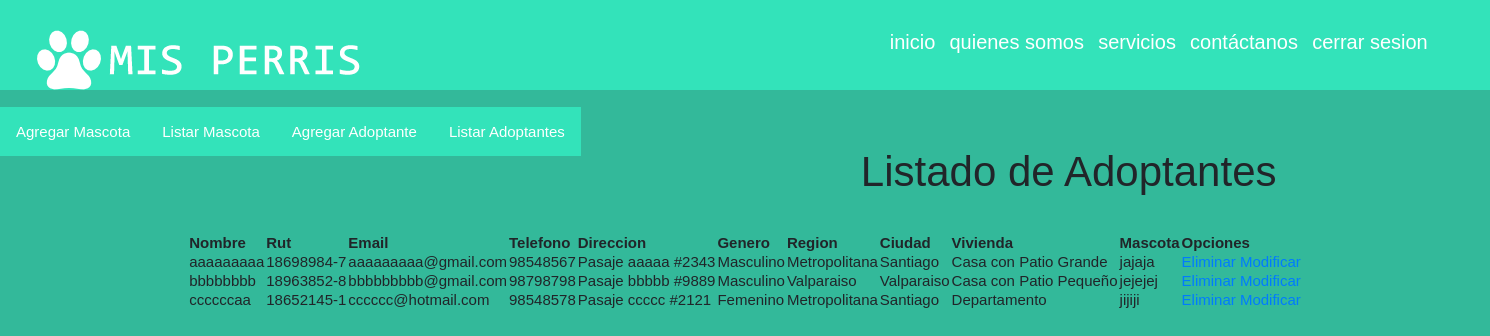
Screenshot of /listar_adoptantes/ with the database file from the repository.
### core/models.py (models this page shows, shortened)
class Adoptante(models.Model):
    nombre = models.CharField(max_length=50)
    rut = models.CharField(max_length=12)
    email = models.CharField(max_length=50)
    tel = models.IntegerField()
    direccion = models.CharField(max_length=80)
    genero = models.ForeignKey(GeneroAdoptante, on_delete=models.CASCADE)
    region = models.ForeignKey(Region, on_delete=models.CASCADE)
    ciudad = models.ForeignKey(Ciudad, on_delete=models.CASCADE)
    vivienda = models.ForeignKey(tipoVivienda, on_delete=models.CASCADE, null=True)
    mascota = models.ForeignKey(Mascota, on_delete=models.CASCADE, null=True)

class GeneroAdoptante(models.Model):
    genero = models.CharField(max_length=15)
    class Meta:
        verbose_name = "GeneroAdoptante"
        verbose_name_plural = "GenerosAdoptantes"

class Region(models.Model):
    idRegion = models.IntegerField()
    nombre = models.CharField(max_length=50)
    class Meta:
        verbose_name = "Region"
        verbose_name_plural = "Regiones"

class Ciudad(models.Model):
    idCiudad = models.IntegerField()
    nombre = models.CharField(max_length=80)
    region = models.ForeignKey(Region, on_delete=models.CASCADE)
    class Meta:
        verbose_name = "Ciudad"
        verbose_name_plural = "Ciudades"

class tipoVivienda(models.Model):
    idTipo = models.IntegerField()
    descripcion = models.CharField(max_length=30)
    class Meta:
        verbose_name = "Tipo Vivienda"
        verbose_name_plural = "Tipos Viviendas"

class Mascota(models.Model):
    nombre = models.CharField(max_length=25)
    raza = models.ForeignKey(Raza, on_delete=models.CASCADE)
    genero = models.ForeignKey(Genero, on_delete=models.CASCADE)
    imagen = models.FileField(upload_to='photo')
    estado = models.ForeignKey(Estado, on_delete=models.CASCADE)
    class Meta:
        verbose_name = "Mascota"
        verbose_name_plural = "Mascotas"

### core/views.py (the view)
# urls.py: path('listar_adoptantes/', listar_adoptantes, name='listar_adoptantes'),
def listar_adoptantes(request):
    adop = Adoptante.objects.all()
    return render(request,'core/listar_adoptantes.html',{'adop':adop})

### core/templates/core/listar_adoptantes.html (shortened to what this page needs)
{% extends 'core/menu.html' %}
{% block contenedor %}
<h2 id="titulo2menu">Listado de Adoptantes</h2>
<br>
<br>
<br>
<br>
<table align="center">
    <tr>
        <th>Nombre</th>
        <th>Rut</th>
        <th>Email</th>
        <th>Telefono</th>
        <th>Direccion</th>
        <th>Genero</th>
        <th>Region</th>
        <th>Ciudad</th>
        <th>Vivienda</th>
        <th>Mascota</th>
        <th>Opciones</th>
    </tr>
    {% for a in adop %}
    <tr>
        <td>{{ a.nombre }}</td>
        <td>{{ a.rut }}</td>
        <td>{{ a.email }}</td>
        <td>{{ a.tel }}</td>
        <td>{{ a.direccion }}</td>
        <td>{{ a.genero.genero }}</td>
        <td>{{ a.region.nombre }}</td>
        <td>{{ a.ciudad.nombre }}</td>
        <td>{{ a.vivienda.descripcion }}</td>
        <td>{{ a.mascota.nombre }}</td>
        <td>
            <a href="{% url 'eliminar_adoptante' a.id %}">Eliminar</a>
            <a href="{% url 'modificar_adoptante' a.id %}">Modificar</a>
        </td>
    </tr>
    {% endfor %}
</table>
{% endblock %}

### core/static/core/css/style.css (style rules this page uses)
body { font: 15px Arial, Helvetica, sans-serif; padding: 0; margin: 0; background-color: #33B99A; }
#titulo2menu { position: relative; left: 280px; top: 40px; font-size: 280%; }

### rows the page displays
Adoptante: nombre "aaaaaaaaa", rut "18698984-7", email "aaaaaaaaa@gmail.com", tel "98548567", direccion "Pasaje aaaaa #2343", genero.genero "Masculino", region.nombre "Metropolitana", ciudad.nombre "Santiago", vivienda.descripcion "Casa con Patio Grande", mascota.nombre "jajaja"
Adoptante: nombre "bbbbbbbb", rut "18963852-8", email "bbbbbbbbb@gmail.com", tel "98798798", direccion "Pasaje bbbbb #9889", genero.genero "Masculino", region.nombre "Valparaiso", ciudad.nombre "Valparaiso", vivienda.descripcion "Casa con Patio Pequeño", mascota.nombre "jejejej"
Adoptante: nombre "ccccccaa", rut "18652145-1", email "cccccc@hotmail.com", tel "98548578", direccion "Pasaje ccccc #2121", genero.genero "Femenino", region.nombre "Metropolitana", ciudad.nombre "Santiago", vivienda.descripcion "Departamento", mascota.nombre "jijiji"
